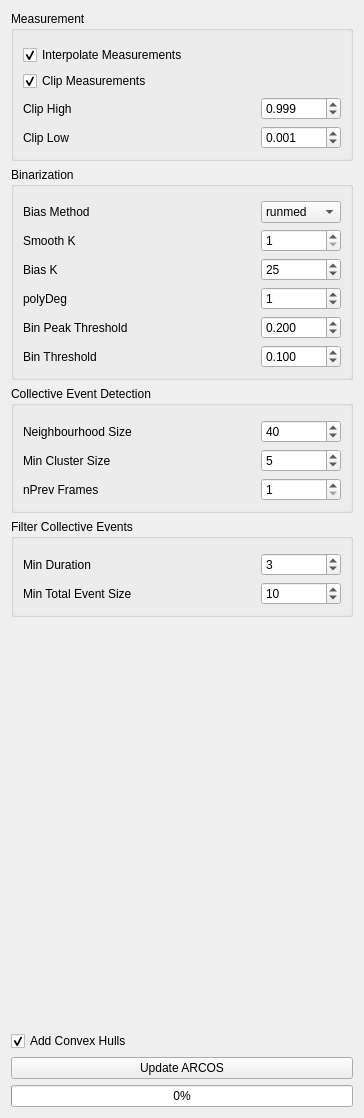
     <widget class="QWidget" name="tab_2">
      <attribute name="title">
       <string>ARCOS Parameters</string>
      </attribute>
      <attribute name="toolTip">
       <string>&lt;html&gt;&lt;head/&gt;&lt;body&gt;&lt;p&gt;Choose ARCOS parameters to binarize, detrend and detect collective events&lt;/p&gt;&lt;/body&gt;&lt;/html&gt;</string>
      </attribute>
      <layout class="QGridLayout" name="gridLayout_11">
       <item row="6" column="0">
        <widget class="QGroupBox" name="groupBox_4">
         <property name="toolTip">
          <string>&lt;html&gt;&lt;head/&gt;&lt;body&gt;&lt;p&gt;Parameters to connect and detect collective events.&lt;/p&gt;&lt;/body&gt;&lt;/html&gt;</string>
         </property>
         <property name="layoutDirection">
          <enum>Qt::LeftToRight</enum>
         </property>
         <property name="title">
          <string>Collective Event Detection</string>
         </property>
         <layout class="QGridLayout" name="gridLayout_8">
          <item row="2" column="2">
           <widget class="QSpinBox" name="min_clustersize">
            <property name="minimumSize">
             <size>
              <width>80</width>
              <height>0</height>
             </size>
            </property>
            <property name="toolTip">
             <string>&lt;html&gt;&lt;head/&gt;&lt;body&gt;&lt;p&gt;Minimum size for a cluster to be identified as a collective event&lt;/p&gt;&lt;/body&gt;&lt;/html&gt;</string>
            </property>
            <property name="maximum">
             <number>1000</number>
            </property>
            <property name="value">
             <number>5</number>
            </property>
           </widget>
          </item>
          <item row="2" column="0">
           <widget class="QLabel" name="min_clustersize_label">
            <property name="toolTip">
             <string>&lt;html&gt;&lt;head/&gt;&lt;body&gt;&lt;p&gt;Minimum size for a cluster to be identified as a collective event&lt;/p&gt;&lt;/body&gt;&lt;/html&gt;</string>
            </property>
            <property name="text">
             <string>Min Cluster Size</string>
            </property>
           </widget>
          </item>
          <item row="1" column="2">
           <widget class="QSpinBox" name="neighbourhood_size">
            <property name="sizePolicy">
             <sizepolicy hsizetype="Fixed" vsizetype="Fixed">
              <horstretch>0</horstretch>
              <verstretch>0</verstretch>
             </sizepolicy>
            </property>
            <property name="minimumSize">
             <size>
              <width>80</width>
              <height>0</height>
             </size>
            </property>
            <property name="toolTip">
             <string>&lt;html&gt;&lt;head/&gt;&lt;body&gt;&lt;p&gt;The maximum distance between two samples for one to be considered as in the neighborhood of the other. This is not a maximum bound on the distances of points within a cluster. Value also used to connect collective events across multiple frames.&lt;/p&gt;&lt;/body&gt;&lt;/html&gt;</string>
            </property>
            <property name="maximum">
             <number>10000</number>
            </property>
            <property name="value">
             <number>40</number>
            </property>
           </widget>
          </item>
          <item row="0" column="2">
           <spacer name="verticalSpacer_5">
            <property name="orientation">
             <enum>Qt::Vertical</enum>
            </property>
            <property name="sizeType">
             <enum>QSizePolicy::Fixed</enum>
            </property>
            <property name="sizeHint" stdset="0">
             <size>
              <width>5</width>
              <height>5</height>
             </size>
            </property>
           </spacer>
          </item>
          <item row="1" column="0">
           <widget class="QLabel" name="neighbourhood_label">
            <property name="toolTip">
             <string>&lt;html&gt;&lt;head/&gt;&lt;body&gt;&lt;p&gt;The maximum distance between two samples for one to be considered as in the neighborhood of the other. This is not a maximum bound on the distances of points within a cluster. Value also used to connect collective events across multiple frames.&lt;/p&gt;&lt;/body&gt;&lt;/html&gt;</string>
            </property>
            <property name="text">
             <string>Neighbourhood Size</string>
            </property>
           </widget>
          </item>
          <item row="3" column="0">
           <widget class="QLabel" name="nprev_label">
            <property name="text">
             <string>nPrev Frames</string>
            </property>
           </widget>
          </item>
          <item row="3" column="2">
           <widget class="QSpinBox" name="nprev_spinbox">
            <property name="minimum">
             <number>1</number>
            </property>
           </widget>
          </item>
         </layout>
        </widget>
       </item>
       <item row="9" column="0">
        <layout class="QHBoxLayout" name="horizontalLayout_4"/>
       </item>
       <item row="3" column="0">
        <widget class="QGroupBox" name="groupBox_2">
         <property name="layoutDirection">
          <enum>Qt::LeftToRight</enum>
         </property>
         <property name="title">
          <string>Measurement</string>
         </property>
         <layout class="QVBoxLayout" name="verticalLayout">
          <item>
           <spacer name="verticalSpacer_4">
            <property name="orientation">
             <enum>Qt::Vertical</enum>
            </property>
            <property name="sizeType">
             <enum>QSizePolicy::Fixed</enum>
            </property>
            <property name="sizeHint" stdset="0">
             <size>
              <width>20</width>
              <height>5</height>
             </size>
            </property>
           </spacer>
          </item>
          <item>
           <widget class="QCheckBox" name="interpolate_meas">
            <property name="toolTip">
             <string>&lt;html&gt;&lt;head/&gt;&lt;body&gt;&lt;p&gt;If checked, missing values are interpolated. This is required for the algorithm to work&lt;/p&gt;&lt;/body&gt;&lt;/html&gt;</string>
            </property>
            <property name="text">
             <string>Interpolate Measurements</string>
            </property>
            <property name="checked">
             <bool>true</bool>
            </property>
           </widget>
          </item>
          <item>
           <widget class="QCheckBox" name="clip_meas">
            <property name="enabled">
             <bool>true</bool>
            </property>
            <property name="toolTip">
             <string>&lt;html&gt;&lt;head/&gt;&lt;body&gt;&lt;p&gt;If checked, allows for clipping of the measurment data. &lt;/p&gt;&lt;/body&gt;&lt;/html&gt;</string>
            </property>
            <property name="text">
             <string>Clip Measurements</string>
            </property>
            <property name="checked">
             <bool>true</bool>
            </property>
           </widget>
          </item>
          <item>
           <widget class="QFrame" name="clip_frame">
            <property name="frameShape">
             <enum>QFrame::NoFrame</enum>
            </property>
            <property name="frameShadow">
             <enum>QFrame::Raised</enum>
            </property>
            <layout class="QGridLayout" name="gridLayout_6">
             <property name="leftMargin">
              <number>0</number>
             </property>
             <property name="topMargin">
              <number>0</number>
             </property>
             <property name="rightMargin">
              <number>0</number>
             </property>
             <property name="bottomMargin">
              <number>0</number>
             </property>
             <item row="3" column="0">
              <widget class="QLabel" name="clip_low_label">
               <property name="toolTip">
                <string>&lt;html&gt;&lt;head/&gt;&lt;body&gt;&lt;p&gt;Lower clipping boundry, value indicates quantile.&lt;/p&gt;&lt;/body&gt;&lt;/html&gt;</string>
               </property>
               <property name="text">
                <string>Clip Low</string>
               </property>
              </widget>
             </item>
             <item row="3" column="1">
              <widget class="QDoubleSpinBox" name="clip_low">
               <property name="sizePolicy">
                <sizepolicy hsizetype="Fixed" vsizetype="Fixed">
                 <horstretch>0</horstretch>
                 <verstretch>0</verstretch>
                </sizepolicy>
               </property>
               <property name="minimumSize">
                <size>
                 <width>80</width>
                 <height>0</height>
                </size>
               </property>
               <property name="baseSize">
                <size>
                 <width>0</width>
                 <height>0</height>
                </size>
               </property>
               <property name="toolTip">
                <string>&lt;html&gt;&lt;head/&gt;&lt;body&gt;&lt;p&gt;Lower clipping boundry, value indicates quantile.&lt;/p&gt;&lt;/body&gt;&lt;/html&gt;</string>
               </property>
               <property name="decimals">
                <number>3</number>
               </property>
               <property name="maximum">
                <double>1.000000000000000</double>
               </property>
               <property name="singleStep">
                <double>0.010000000000000</double>
               </property>
               <property name="value">
                <double>0.001000000000000</double>
               </property>
              </widget>
             </item>
             <item row="1" column="0">
              <widget class="QLabel" name="clip_high_label">
               <property name="enabled">
                <bool>true</bool>
               </property>
               <property name="toolTip">
                <string>&lt;html&gt;&lt;head/&gt;&lt;body&gt;&lt;p&gt;Upper clipping boundry, value indicates quantile.&lt;/p&gt;&lt;/body&gt;&lt;/html&gt;</string>
               </property>
               <property name="text">
                <string>Clip High</string>
               </property>
              </widget>
             </item>
             <item row="1" column="1">
              <widget class="QDoubleSpinBox" name="clip_high">
               <property name="sizePolicy">
                <sizepolicy hsizetype="Fixed" vsizetype="Fixed">
                 <horstretch>0</horstretch>
                 <verstretch>0</verstretch>
                </sizepolicy>
               </property>
               <property name="minimumSize">
                <size>
                 <width>80</width>
                 <height>0</height>
                </size>
               </property>
               <property name="toolTip">
                <string>&lt;html&gt;&lt;head/&gt;&lt;body&gt;&lt;p&gt;Upper clipping boundry, value indicates quantile.&lt;/p&gt;&lt;/body&gt;&lt;/html&gt;</string>
               </property>
               <property name="decimals">
                <number>3</number>
               </property>
               <property name="maximum">
                <double>1.000000000000000</double>
               </property>
               <property name="singleStep">
                <double>0.010000000000000</double>
               </property>
               <property name="value">
                <double>0.999000000000000</double>
               </property>
              </widget>
             </item>
            </layout>
           </widget>
          </item>
         </layout>
        </widget>
       </item>
       <item row="13" column="0">
        <widget class="QProgressBar" name="Progress">
         <property name="enabled">
          <bool>true</bool>
         </property>
         <property name="sizePolicy">
          <sizepolicy hsizetype="Preferred" vsizetype="Fixed">
           <horstretch>0</horstretch>
           <verstretch>0</verstretch>
          </sizepolicy>
         </property>
         <property name="minimumSize">
          <size>
           <width>150</width>
           <height>0</height>
          </size>
         </property>
         <property name="toolTip">
          <string>&lt;html&gt;&lt;head/&gt;&lt;body&gt;&lt;p&gt;Progress of ARCOS calculation.&lt;/p&gt;&lt;/body&gt;&lt;/html&gt;</string>
         </property>
         <property name="maximum">
          <number>40</number>
         </property>
         <property name="value">
          <number>0</number>
         </property>
         <property name="orientation">
          <enum>Qt::Horizontal</enum>
         </property>
        </widget>
       </item>
       <item row="7" column="0">
        <widget class="QGroupBox" name="groupBox_5">
         <property name="toolTip">
          <string>&lt;html&gt;&lt;head/&gt;&lt;body&gt;&lt;p&gt;Parameters to filter detected collective events.&lt;/p&gt;&lt;/body&gt;&lt;/html&gt;</string>
         </property>
         <property name="layoutDirection">
          <enum>Qt::LeftToRight</enum>
         </property>
         <property name="title">
          <string>Filter Collective Events</string>
         </property>
         <layout class="QGridLayout" name="gridLayout_10">
          <item row="1" column="2">
           <widget class="QSpinBox" name="min_dur">
            <property name="sizePolicy">
             <sizepolicy hsizetype="Minimum" vsizetype="Fixed">
              <horstretch>0</horstretch>
              <verstretch>0</verstretch>
             </sizepolicy>
            </property>
            <property name="minimumSize">
             <size>
              <width>80</width>
              <height>0</height>
             </size>
            </property>
            <property name="toolTip">
             <string>&lt;html&gt;&lt;head/&gt;&lt;body&gt;&lt;table border=&quot;0&quot; style=&quot; margin-top:0px; margin-bottom:0px; margin-left:0px; margin-right:0px;&quot; cellspacing=&quot;2&quot; cellpadding=&quot;0&quot;&gt;&lt;tr&gt;&lt;td&gt;&lt;p&gt;Minimal duration of collective events to be selected.&lt;/p&gt;&lt;/td&gt;&lt;td/&gt;&lt;/tr&gt;&lt;/table&gt;&lt;/body&gt;&lt;/html&gt;</string>
            </property>
            <property name="maximum">
             <number>1000</number>
            </property>
            <property name="value">
             <number>3</number>
            </property>
           </widget>
          </item>
          <item row="1" column="0">
           <widget class="QLabel" name="min_dur_label">
            <property name="toolTip">
             <string>&lt;html&gt;&lt;head/&gt;&lt;body&gt;&lt;table border=&quot;0&quot; style=&quot; margin-top:0px; margin-bottom:0px; margin-left:0px; margin-right:0px;&quot; cellspacing=&quot;2&quot; cellpadding=&quot;0&quot;&gt;&lt;tr&gt;&lt;td&gt;&lt;p&gt;Minimal duration of collective events to be selected.&lt;/p&gt;&lt;/td&gt;&lt;td/&gt;&lt;/tr&gt;&lt;/table&gt;&lt;/body&gt;&lt;/html&gt;</string>
            </property>
            <property name="text">
             <string>Min Duration</string>
            </property>
           </widget>
          </item>
          <item row="2" column="2">
           <widget class="QSpinBox" name="total_event_size">
            <property name="minimumSize">
             <size>
              <width>80</width>
              <height>0</height>
             </size>
            </property>
            <property name="toolTip">
             <string>&lt;html&gt;&lt;head/&gt;&lt;body&gt;&lt;p&gt;Minimal total size of collective events to be selected.&lt;/p&gt;&lt;/body&gt;&lt;/html&gt;</string>
            </property>
            <property name="maximum">
             <number>1000</number>
            </property>
            <property name="value">
             <number>10</number>
            </property>
           </widget>
          </item>
          <item row="0" column="2">
           <spacer name="verticalSpacer_6">
            <property name="orientation">
             <enum>Qt::Vertical</enum>
            </property>
            <property name="sizeType">
             <enum>QSizePolicy::Fixed</enum>
            </property>
            <property name="sizeHint" stdset="0">
             <size>
              <width>5</width>
              <height>5</height>
             </size>
            </property>
           </spacer>
          </item>
          <item row="2" column="0">
           <widget class="QLabel" name="tot_size_label">
            <property name="toolTip">
             <string>&lt;html&gt;&lt;head/&gt;&lt;body&gt;&lt;p&gt;Minimal total size of collective events to be selected.&lt;/p&gt;&lt;/body&gt;&lt;/html&gt;</string>
            </property>
            <property name="text">
             <string>Min Total Event Size</string>
            </property>
           </widget>
          </item>
          <item row="1" column="1">
           <spacer name="horizontalSpacer_3">
            <property name="orientation">
             <enum>Qt::Horizontal</enum>
            </property>
            <property name="sizeHint" stdset="0">
             <size>
              <width>40</width>
              <height>20</height>
             </size>
            </property>
           </spacer>
          </item>
         </layout>
        </widget>
       </item>
       <item row="5" column="0">
        <widget class="QGroupBox" name="groupBox_3">
         <property name="toolTip">
          <string>&lt;html&gt;&lt;head/&gt;&lt;body&gt;&lt;p&gt;First a short-term median filter with size smoothK is applied to remove fast noise from the time series. If the de-trending method is set to &amp;quot;none&amp;quot;, smoothing is applied on globally rescaled time series. The subsequent de-trending can be performed with a long-term median filter with the size biasK {biasMet = &amp;quot;runmed&amp;quot;} or by fitting a polynomial of degree polyDeg {biasMet = &amp;quot;lm&amp;quot;}.&lt;/p&gt;&lt;p&gt;After de-trending, if the global difference between min/max is greater than the threshold the signal is rescaled to the (0,1) range. The final signal is binarised using the binThr threshold&lt;/p&gt;&lt;/body&gt;&lt;/html&gt;</string>
         </property>
         <property name="layoutDirection">
          <enum>Qt::LeftToRight</enum>
         </property>
         <property name="title">
          <string>Binarization</string>
         </property>
         <layout class="QGridLayout" name="gridLayout_7">
          <item row="3" column="1">
           <widget class="QSpinBox" name="bias_k">
            <property name="minimumSize">
             <size>
              <width>80</width>
              <height>0</height>
             </size>
            </property>
            <property name="toolTip">
             <string>&lt;html&gt;&lt;head/&gt;&lt;body&gt;&lt;p&gt;Size of the long-term de-trending median filter&lt;/p&gt;&lt;/body&gt;&lt;/html&gt;</string>
            </property>
            <property name="maximum">
             <number>10000</number>
            </property>
            <property name="value">
             <number>25</number>
            </property>
            <property name="displayIntegerBase">
             <number>10</number>
            </property>
           </widget>
          </item>
          <item row="6" column="1">
           <widget class="QDoubleSpinBox" name="bin_threshold">
            <property name="minimumSize">
             <size>
              <width>80</width>
              <height>0</height>
             </size>
            </property>
            <property name="toolTip">
             <string>&lt;html&gt;&lt;head/&gt;&lt;body&gt;&lt;p&gt;Threshold for binarizing the de-trended signal.&lt;/p&gt;&lt;/body&gt;&lt;/html&gt;</string>
            </property>
            <property name="decimals">
             <number>3</number>
            </property>
            <property name="maximum">
             <double>10000.000000000000000</double>
            </property>
            <property name="singleStep">
             <double>0.050000000000000</double>
            </property>
            <property name="value">
             <double>0.100000000000000</double>
            </property>
           </widget>
          </item>
          <item row="2" column="0">
           <widget class="QLabel" name="smooth_k_label">
            <property name="toolTip">
             <string>&lt;html&gt;&lt;head/&gt;&lt;body&gt;&lt;p&gt;Size of short-term median smoothing filter&lt;/p&gt;&lt;/body&gt;&lt;/html&gt;</string>
            </property>
            <property name="text">
             <string>Smooth K</string>
            </property>
           </widget>
          </item>
          <item row="6" column="0">
           <widget class="QLabel" name="bin_threshold_label">
            <property name="toolTip">
             <string>&lt;html&gt;&lt;head/&gt;&lt;body&gt;&lt;p&gt;Threshold for binarizing the de-trended signal.&lt;/p&gt;&lt;/body&gt;&lt;/html&gt;</string>
            </property>
            <property name="text">
             <string>Bin Threshold</string>
            </property>
           </widget>
          </item>
          <item row="0" column="1">
           <spacer name="verticalSpacer_3">
            <property name="orientation">
             <enum>Qt::Vertical</enum>
            </property>
            <property name="sizeType">
             <enum>QSizePolicy::Fixed</enum>
            </property>
            <property name="sizeHint" stdset="0">
             <size>
              <width>20</width>
              <height>5</height>
             </size>
            </property>
           </spacer>
          </item>
          <item row="5" column="0">
           <widget class="QLabel" name="bin_peak_threshold_label">
            <property name="toolTip">
             <string>&lt;html&gt;&lt;head/&gt;&lt;body&gt;&lt;p&gt;Threshold for rescaling of the de-trended signal.&lt;/p&gt;&lt;/body&gt;&lt;/html&gt;</string>
            </property>
            <property name="text">
             <string>Bin Peak Threshold   </string>
            </property>
           </widget>
          </item>
          <item row="5" column="1">
           <widget class="QDoubleSpinBox" name="bin_peak_threshold">
            <property name="minimumSize">
             <size>
              <width>80</width>
              <height>0</height>
             </size>
            </property>
            <property name="toolTip">
             <string>&lt;html&gt;&lt;head/&gt;&lt;body&gt;&lt;p&gt;Threshold for rescaling of the de-trended signal.&lt;/p&gt;&lt;/body&gt;&lt;/html&gt;</string>
            </property>
            <property name="decimals">
             <number>3</number>
            </property>
            <property name="maximum">
             <double>10000.000000000000000</double>
            </property>
            <property name="singleStep">
             <double>0.050000000000000</double>
            </property>
            <property name="value">
             <double>0.200000000000000</double>
            </property>
           </widget>
          </item>
          <item row="1" column="0">
           <widget class="QLabel" name="bias_method_label">
            <property name="toolTip">
             <string>&lt;html&gt;&lt;head/&gt;&lt;body&gt;&lt;p&gt;Choose de-trending method&lt;/p&gt;&lt;/body&gt;&lt;/html&gt;</string>
            </property>
            <property name="text">
             <string>Bias Method</string>
            </property>
           </widget>
          </item>
          <item row="2" column="1">
           <widget class="QSpinBox" name="smooth_k">
            <property name="sizePolicy">
             <sizepolicy hsizetype="Preferred" vsizetype="Fixed">
              <horstretch>10</horstretch>
              <verstretch>0</verstretch>
             </sizepolicy>
            </property>
            <property name="minimumSize">
             <size>
              <width>80</width>
              <height>0</height>
             </size>
            </property>
            <property name="toolTip">
             <string>&lt;html&gt;&lt;head/&gt;&lt;body&gt;&lt;p&gt;Size of short-term median smoothing filter.&lt;/p&gt;&lt;/body&gt;&lt;/html&gt;</string>
            </property>
            <property name="layoutDirection">
             <enum>Qt::LeftToRight</enum>
            </property>
            <property name="autoFillBackground">
             <bool>false</bool>
            </property>
            <property name="minimum">
             <number>1</number>
            </property>
            <property name="maximum">
             <number>1000</number>
            </property>
            <property name="value">
             <number>1</number>
            </property>
           </widget>
          </item>
          <item row="3" column="0">
           <widget class="QLabel" name="bias_k_label">
            <property name="toolTip">
             <string>&lt;html&gt;&lt;head/&gt;&lt;body&gt;&lt;p&gt;Size of the long-term de-trending median filter&lt;/p&gt;&lt;/body&gt;&lt;/html&gt;</string>
            </property>
            <property name="text">
             <string>Bias K</string>
            </property>
           </widget>
          </item>
          <item row="4" column="1">
           <widget class="QSpinBox" name="polyDeg">
            <property name="minimumSize">
             <size>
              <width>80</width>
              <height>0</height>
             </size>
            </property>
            <property name="toolTip">
             <string>&lt;html&gt;&lt;head/&gt;&lt;body&gt;&lt;p&gt;Sets the degree of the polynomial for lm fitting&lt;/p&gt;&lt;/body&gt;&lt;/html&gt;</string>
            </property>
            <property name="maximum">
             <number>100</number>
            </property>
            <property name="value">
             <number>1</number>
            </property>
            <property name="displayIntegerBase">
             <number>10</number>
            </property>
           </widget>
          </item>
          <item row="4" column="0">
           <widget class="QLabel" name="polyDeg_label">
            <property name="toolTip">
             <string>&lt;html&gt;&lt;head/&gt;&lt;body&gt;&lt;p&gt;Sets the degree of the polynomial for lm fitting&lt;/p&gt;&lt;/body&gt;&lt;/html&gt;</string>
            </property>
            <property name="text">
             <string>polyDeg</string>
            </property>
           </widget>
          </item>
          <item row="1" column="1">
           <widget class="QComboBox" name="bias_method">
            <property name="sizePolicy">
             <sizepolicy hsizetype="Fixed" vsizetype="Fixed">
              <horstretch>0</horstretch>
              <verstretch>0</verstretch>
             </sizepolicy>
            </property>
            <property name="minimumSize">
             <size>
              <width>80</width>
              <height>0</height>
             </size>
            </property>
            <property name="toolTip">
             <string>&lt;html&gt;&lt;head/&gt;&lt;body&gt;&lt;p&gt;De-trending method&lt;/p&gt;&lt;/body&gt;&lt;/html&gt;</string>
            </property>
            <item>
             <property name="text">
              <string>runmed</string>
             </property>
            </item>
            <item>
             <property name="text">
              <string>lm</string>
             </property>
            </item>
            <item>
             <property name="text">
              <string>none</string>
             </property>
            </item>
           </widget>
          </item>
         </layout>
        </widget>
       </item>
       <item row="10" column="0">
        <spacer name="verticalSpacer_2">
         <property name="orientation">
          <enum>Qt::Vertical</enum>
         </property>
         <property name="sizeHint" stdset="0">
          <size>
           <width>342</width>
           <height>408</height>
          </size>
         </property>
        </spacer>
       </item>
       <item row="12" column="0">
        <widget class="QPushButton" name="update_arcos">
         <property name="toolTip">
          <string>&lt;html&gt;&lt;head/&gt;&lt;body&gt;&lt;p&gt;Runs ARCOS with the provided parameters.&lt;/p&gt;&lt;p&gt;The algorithm only refreshes as far back as necessary.&lt;/p&gt;&lt;/body&gt;&lt;/html&gt;</string>
         </property>
         <property name="text">
          <string>Update ARCOS</string>
         </property>
        </widget>
       </item>
       <item row="11" column="0">
        <widget class="QCheckBox" name="add_convex_hull_checkbox">
         <property name="toolTip">
          <string>&lt;html&gt;&lt;head/&gt;&lt;body&gt;&lt;p&gt;If checked convex collective events are added as convex hulls. Can be computationally intensive if many collective events are detected.&lt;/p&gt;&lt;/body&gt;&lt;/html&gt;</string>
         </property>
         <property name="text">
          <string>Add Convex Hulls</string>
         </property>
         <property name="checked">
          <bool>true</bool>
         </property>
        </widget>
       </item>
      </layout>
     </widget>
